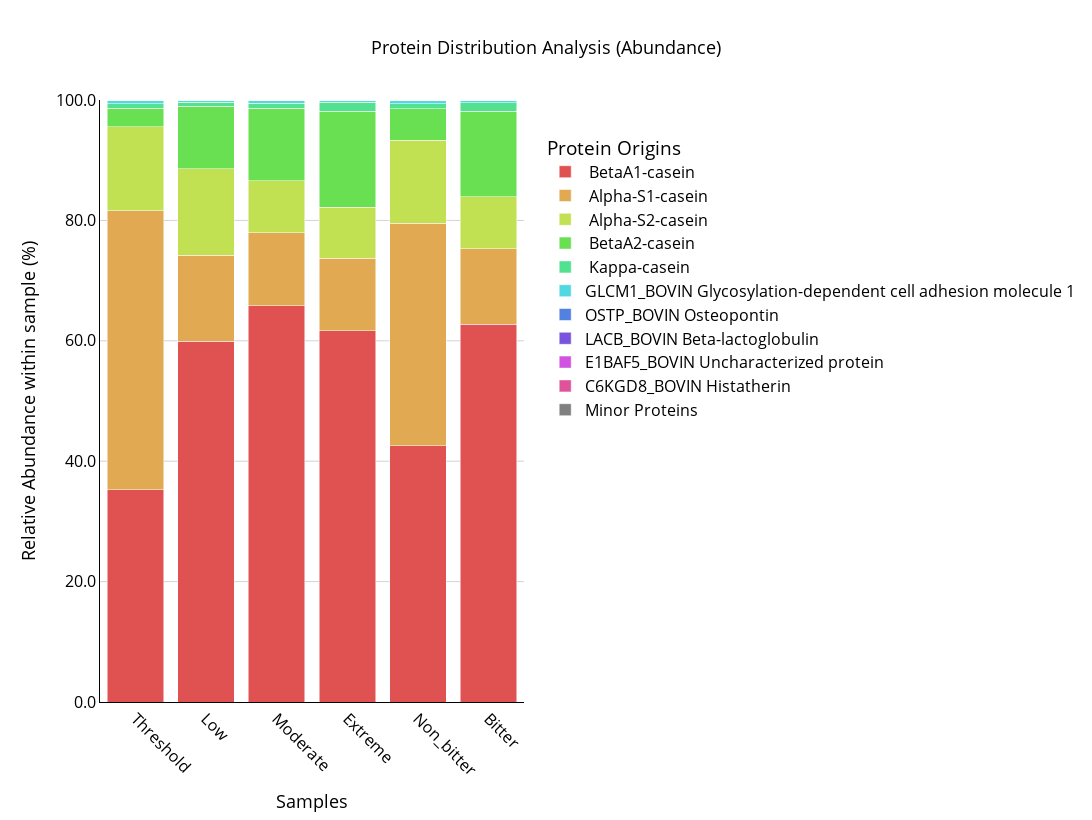
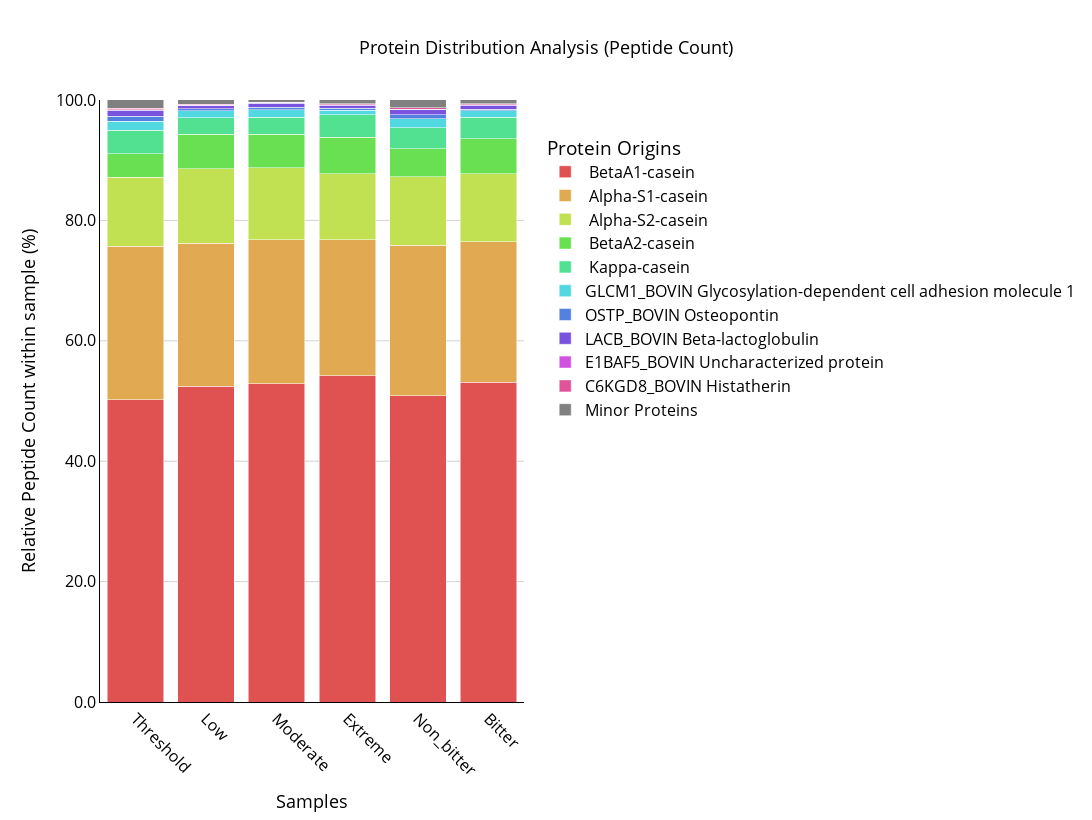
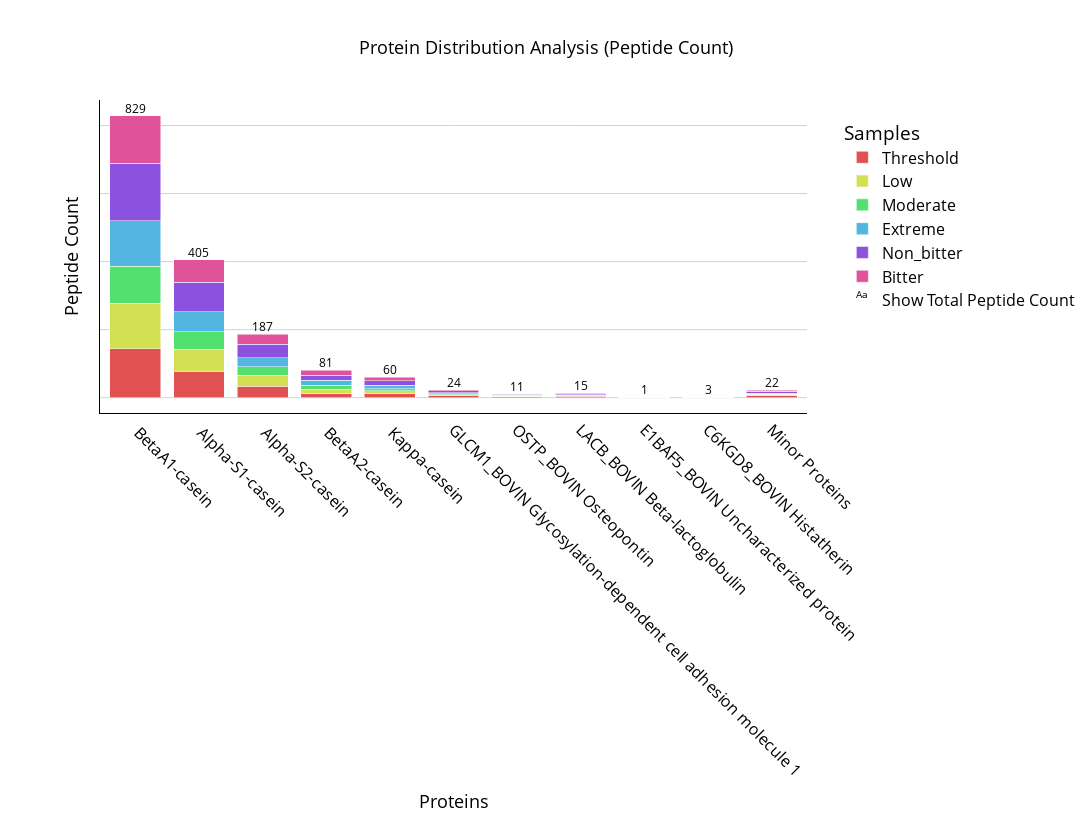
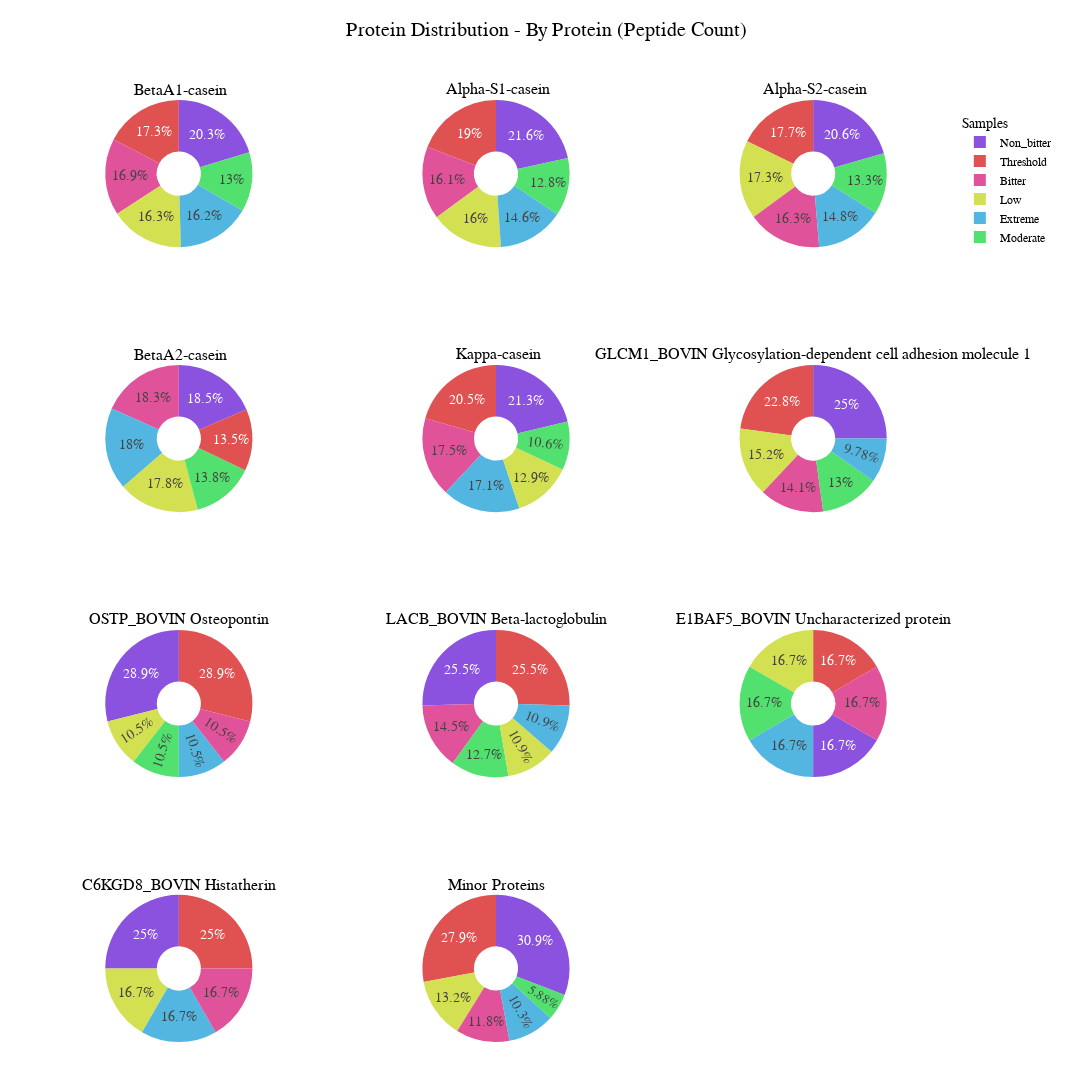

Notebook source saved alongside these figures, in order:
### Code cell
# Initialize the interface
data_transformer = DataTransformation()
data_transformer.setup_data_loading_ui()

# Create protein plotter
protein_plotter = ProteinPlotter(data_transformer)

protein_plotter.display()
